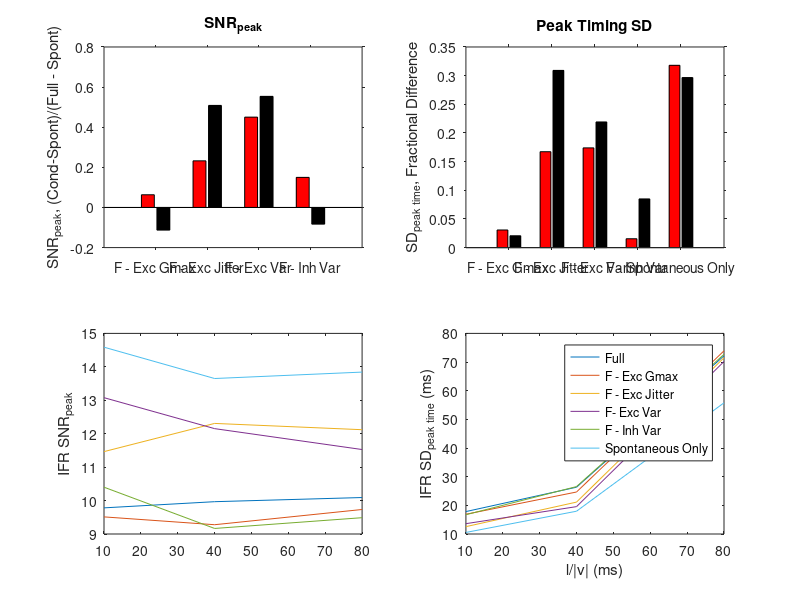

MATLAB code to generate this figure:
% Making a chart showing the relative contribution of different factors to the overall variability/SNR
if exist('compareLoomingVariability.mat', 'file')  %check for a saved data file...delete to regenerate
    load('compareLoomingVariability.mat');
end

% These define the files in which the full sets of simulations are saved.  They are omitted from the 
% DB submitted model due to space constraints, therefore if the below 'if ~exist..." were true, then this 
% script will error.  
fnroot = 'results';
filenames = {'averagedFull', 'averagedExcGconst', ...
    'averagedExcTconst',  'averagedNoexcvar', ...
    'averagedNoinhvar', 'averagedSpontonly'}; 

snr_tags = {'F - Exc Gmax', 'F - Exc Jitter', 'F - Exc Var', 'F - Inh Var'};
sd_tags = {'F - Exc Gmax', 'F - Exc Jitter', 'F - Exc Var', 'F - Inh Var', 'Spontaneous Only'};
full_tags = {'Full', 'F - Exc Gmax', 'F - Exc Jitter', 'F- Exc Var', 'F - Inh Var', 'Spontaneous Only'};
ext = '_analyzed.mat';

if ~exist('rsnr_fmax','var')
    for i = 1:length(filenames)
        load([fnroot '/' filenames{i} ext]);
        snr_fmax(i,:) = [stim.snr_fmax];
        snr_vmpeak(i,:) = [stim.snr_vmpeak];
        mu_fmax(i,:) = [stim.mu_fmax];
        mu_vmpeak(i,:) = [stim.mu_vmpeak];
        mu_fmax_t(i,:) = [stim.mu_fmax_t];
        mu_vmpeak_t(i,:) = [stim.mu_vmpeak_t];
        sd_fmax_t(i,:) = [stim.sd_fmax_t];
        sd_vmpeak_t(i,:) = [stim.sd_vmpeak_t];
        
        clear stim stim_str;
    end
end  


% Comparisons 
for i = 1:(length(filenames)-1)
    rsnr_fmax(i) = mean((snr_fmax(1,:)- snr_fmax(i,:))./(snr_fmax(1,:) - snr_fmax(end,:)));
    rsnr_vmpeak(i) =  mean((snr_vmpeak(1,:) - snr_vmpeak(i,:))./(snr_vmpeak(1,:) - snr_vmpeak(end,:)));
    rmu_fmax(i) = mean(mu_fmax(i,:)./mu_fmax(end,:));
    rmu_vmpeak(i) = mean(mu_vmpeak(i,:)./mu_vmpeak(end,:));
    rmu_fmax_t(i) = mean(mu_fmax_t(i,:)./mu_fmax_t(end,:));
    rmu_vmpeak_t(i) = mean(mu_vmpeak_t(i,:)./mu_vmpeak_t(end,:)); 
    
    % What we want is the fraction relative to full variability simulations
    cond= 1:3;
    rsd_fmax_t(i) = mean((sd_fmax_t(1,cond)-sd_fmax_t(i+1,cond))./sd_fmax_t(1,cond));
    rsd_vmpeak_t(i) = mean((sd_vmpeak_t(1,cond)-sd_vmpeak_t(i+1,cond))./sd_vmpeak_t(1,cond));
    rsd_fmax_t_lv(i,:) = (sd_fmax_t(1,:)-sd_fmax_t(i+1,:))./ sd_fmax_t(1,:);
end

% Do the plotting
figure;
subplot(2,2, 1);
xp =( 1:length(rsnr_fmax)) + .15;
bar(xp(2:end), rsnr_fmax(2:end), 'facecolor','k', 'barwidth', .25); hold on;
xp =( 1:length(rsnr_fmax)) - .15;
bar(xp(2:end), rsnr_vmpeak(2:end),'facecolor','r', 'barwidth', .25);
set(gca, 'xtick', 2:length(xp), 'xticklabel', snr_tags);
title('SNR_{peak}'); 
ylabel('SNR_{peak}, (Cond-Spont)/(Full - Spont)');
set(gca, 'tickdir', 'out');
%ylim([0 1.2]);
subplot(2,2,2);
xp =( 1:length(rsd_fmax_t)) + .15;
bar(xp, rsd_fmax_t, 'facecolor','k', 'barwidth', .25); hold on;
xp =( 1:length(rsd_vmpeak_t)) - .15;
bar(xp, rsd_vmpeak_t,'facecolor','r', 'barwidth', .25);
set(gca, 'xtick', 1:length(xp), 'xticklabel', sd_tags);
title('Peak Timing SD');
ylabel('SD_{peak time}, Fractional Difference'); 
set(gca, 'tickdir', 'out');
%set(gca, 'xticklabel', tags{2:end});

subplot(2,2,4);
lv = [10 40 80];
%plot(lv, rsd_fmax_t_lv);
plot(lv, sd_vmpeak_t);
legend(full_tags);
ylabel('IFR SD_{peak time} (ms)');
xlabel('l/|v| (ms)');

subplot(2,2,3);
plot(lv, snr_fmax);
ylabel('IFR SNR_{peak}');
